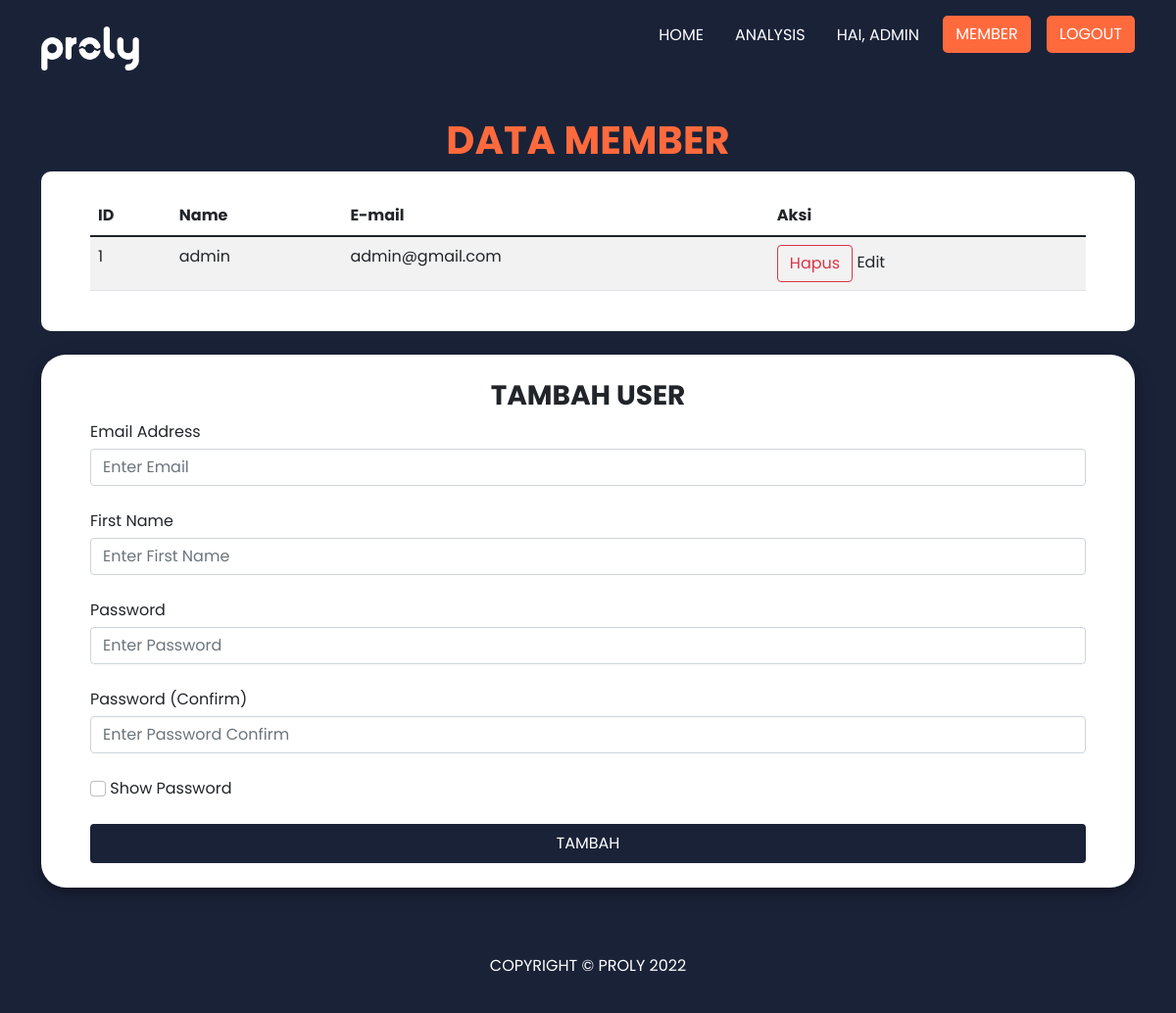
Page /admin (signed in) on the earlier database version.
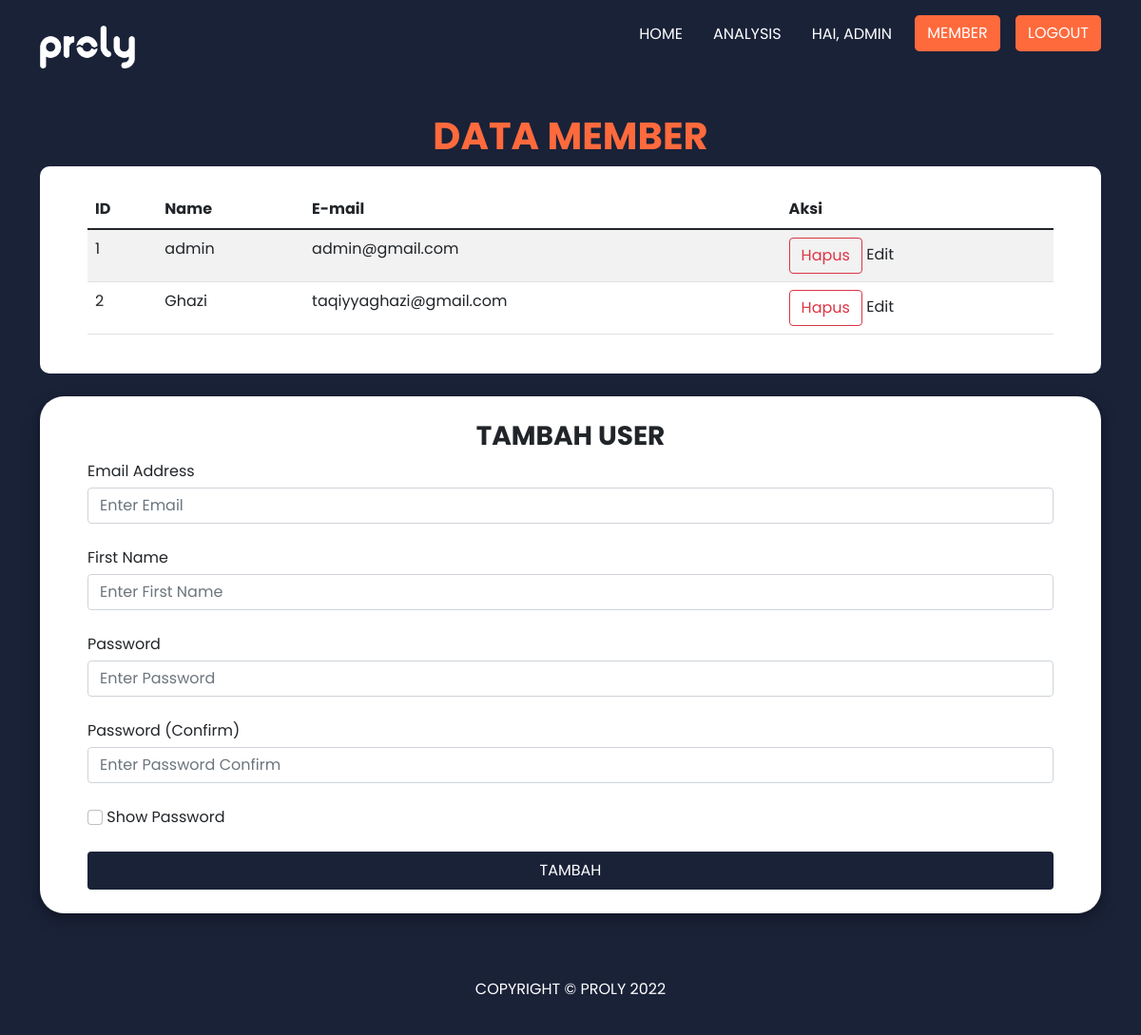
Same page on the later database version.
### website/models.py (models this page shows)
class User(db.Model, UserMixin):
    id = db.Column(db.Integer, primary_key=True)
    email = db.Column(db.String(150), unique=True)
    password = db.Column(db.String(150))
    first_name = db.Column(db.String(150))

### website/views.py (the view)
@views.route('admin', methods=['GET', 'POST'])
@login_required
def admin():
    user_database = User.query.all()
    if current_user.email == 'admin@gmail.com':
        if request.method == 'POST':
            email = request.form.get('email')
            first_name = request.form.get('firstName')
            password1 = request.form.get('password1')
            password2 = request.form.get('password2')
            user = User.query.filter_by(email=email).first()
            if user:
                flash('Email telah terdaftar', category='error')
            elif len(email) < 4:
                flash('Email must be greater than 3 characters.', category='error')
            elif len(first_name) < 2:
                flash('First name must be greater than 1 character.', category='error')
            elif password1 != password2:
                flash('Passwords don\'t match.', category='error')
            elif len(password1) < 7:
                flash('Password must be at least 7 characters.', category='error')
            else:
                new_user = User(email=email, first_name=first_name, password=generate_password_hash(password1, method='sha256'))
                db.session.add(new_user)
                db.session.commit()
                user = User.query.filter_by(email=email).first()
                flash('Akun telah dibuat.', category='succes') #add user to database
                return redirect(url_for('views.admin'))
    else:
        return redirect(url_for('views.home'))
    return render_template('admin.html', user=current_user, user_database=user_database)

### website/__init__.py (called while the page is built)
def create_app():
    app = Flask(__name__)
    app.config['SECRET_KEY'] = 'qwertyuiop' #Inisiasi secret key -> Secret key bebas
    app.config['SQLALCHEMY_DATABASE_URI'] = f'sqlite:///{DB_NAME}'
    db.init_app(app)
    from .views import views
    from .auth import auth
    app.register_blueprint(views, url_prefix='/')
    app.register_blueprint(auth, url_prefix='/')
    from .models import User
    create_database(app)
    login_manager = LoginManager()
    login_manager.login_view = 'auth.login'
    login_manager.init_app(app)
    @login_manager.user_loader
    def load_user(id):
        return User.query.get(int(id))
    return app

### website/templates/admin.html (shortened to what this page needs)
{% extends 'base.html' %} {% block title %}Data Member{% endblock %} {% block
content %}
<br />
<div class="container">
  <h1 class="fw-bolder text-center text-tertiary">DATA MEMBER</h1>
  <div class="box-analysis table-responsive-sm">
    <table class="table table-striped">
      <thead>
        <tr>
          <th scope="col">ID</th>
          <th scope="col">Name</th>
          <th scope="col">E-mail</th>
          <th scope="col">Aksi</th>
        </tr>
      </thead>
      <tbody>
        {% for user in user_database %}
        <tr>
          <td>{{ user.id }}</td>
          <td>{{ user.first_name }}</td>
          <td>{{ user.email }}</td>
          <td>
            <button
              type="button"
              class="btn btn-outline-danger"
              onClick="deleteMember({{ user.id }})"
            >
              Hapus
            </button>
              Edit
          </td>
        </tr>
        {% endfor %}
      </tbody>
    </table>
  </div>
  <br />
  <div class="box-form">
    <form method="POST" class="form-prevent">
      <h3 align="center" class="fw-bolder">TAMBAH USER</h3>
      <div class="form-group">
        <label for="email">Email Address</label>
        <input
          type="email"
          class="form-control"
          id="email"
          name="email"
          placeholder="Enter Email"
        />
      </div>
      <br />
      <div class="form-group">
        <label for="firstName">First Name</label>
        <input
          type="text"
          class="form-control"
          id="firstName"
          name="firstName"
          placeholder="Enter First Name"
        />
      </div>
      <br />
      <div class="form-group">
        <label for="password1">Password</label>
        <input
          type="password"
          class="form-control"
          id="password1"
          name="password1"
          placeholder="Enter Password"
        />
      </div>
      <br />
      <div class="form-group">
        <label for="password2">Password (Confirm)</label>
        <input
          type="password"
          class="form-control"
          id="password2"
          name="password2"
          placeholder="Enter Password Confirm"
        />
        <br />
        <input
          class="form-check-input"
          type="checkbox"
          onclick="showPassword('password1', 'password2')"
        />&nbsp;Show Password
      </div>
      <br />
      <button type="submit" class="btn btn-submit button-prevent">
        <div class="hide-text">TAMBAH</div>
      </button>
    </form>
  </div>
</div>
{% endblock %}

### website/templates/base.html (shortened to what this page needs)
<!DOCTYPE html>
<html>
  <head>
    <link
      href="https://cdn.jsdelivr.net/npm/bootstrap@5.1.3/dist/css/bootstrap.min.css"
      rel="stylesheet"
    />
    <link
      rel="stylesheet"
      href="https://stackpath.bootstrapcdn.com/font-awesome/4.7.0/css/font-awesome.min.css"
    />
    <link
      rel="stylesheet"
      href="{{ url_for('static', filename='style/base.css') }}"
    />
    <link
      rel="stylesheet"
      href="{{ url_for('static', filename='style/content.css') }}"
    />
  </head>
  <body>
    <nav class="navbar sticky-top navbar-expand-lg p-md-3">
      <div class="container">
        <a href="/" class="navbar-brand fs-2"><img src="{{ url_for('static', filename='img/logo-proly.png') }}" alt=""></a>
        <div class="collapse navbar-collapse" id="navbarNav">
          <div class="navbar-nav">
            <a class="nav-item nav-link" id="home" href="/">HOME</a>
            {% if user.is_authenticated %}
            <a class="nav-item nav-link ms-lg-3" id="analysis" href="/analysis-member">ANALYSIS</a>
            <a class="nav-item nav-link ms-lg-3 text-uppercase" href="/">HAI, {{ user.first_name }}</a>
            {% if user.email == 'admin@gmail.com' %}
            <a class="nav-item nav-link auth-btn ms-lg-3 text-center" id="admin" href="/admin">MEMBER</a>
            <a class="nav-item nav-link auth-btn ms-lg-3 text-center" id="logout" href="/logout">LOGOUT</a>
            {% else %}
            <a class="nav-item nav-link auth-btn ms-lg-3 text-center" id="logout" href="/logout">LOGOUT</a>
            {% endif %}
            {% elif user == 'signUp' or user == 'login' %}
            <a class="nav-item nav-link ms-lg-3" id="analysis" href="/analysis">ANALYSIS</a>
            {% else %}
            <a class="nav-item nav-link ms-lg-3" id="analysis" href="/analysis">ANALYSIS</a>
            <a class="nav-item nav-link auth-btn ms-lg-3 text-center" id="login" href="/login">LOGIN</a>
            <a class="nav-item nav-link auth-btn ms-lg-3 text-center" id="signUp" href="/sign-up">SIGN UP</a>
            {% endif %}
          </div>
        </div>
      </div>
    </nav>
    <div class="container-fluid content pb-5">
      {% block content %} {% endblock %}</div>
    <footer class="container-fluid">
      <p class="text-center">COPYRIGHT &copy; PROLY 2022</p>
    </footer>
  </body>
</html>

### website/static/style/base.css (style rules this page uses)
* { box-sizing: border-box; font-family: "Poppins", sans-serif; }
:root { --primary-color: #1a2238; --secondary-color: #9daaf2; --tertiary-color: #ff6a3d; --quadrant-color: #f4db7d; --neutral-color: #ffffff; }
.content { min-height: 650px; }
.navbar { background-color: var(--primary-color); color: var(--neutral-color); }
.navbar a { text-decoration: none; color: var(--neutral-color); }
.auth-btn { background-color: var(--tertiary-color); border-radius: 5px; padding: 5px 0px; border: 2px solid var(--tertiary-color); }
.navbar-brand img { width: 100px; }
footer { color: var(--neutral-color); background-color: var(--primary-color); padding: 20px 0px; }
@media only screen and (min-device-width: 320px) and (max-device-width: 990px) { .auth-btn { margin-bottom: 25px; width: 100px; text-align: center; } }

### website/static/style/content.css (style rules this page uses)
* { box-sizing: border-box; font-family: "Poppins", sans-serif; }
:root { --primary-color: #1a2238; --secondary-color: #9daaf2; --tertiary-color: #ff6a3d; --quadrant-color: #f4db7d; --neutral-color: #ffffff; }
.content { background-color: var(--primary-color); min-height: 800px; }
.text-tertiary { color: var(--tertiary-color); }
.box-form { background-color: var(--neutral-color); padding: 25px 50px; border-radius: 25px; box-shadow: 0 4px 8px 0 rgba(0, 0, 0, 0.2), 0 6px 20px 0 rgba(0, 0, 0, 0.19); }
.btn-submit { width: 100%; background-color: var(--primary-color); border: 2px solid var(--primary-color); color: var(--neutral-color); }
form label { padding-bottom: 5px; }
.box-home, .box-analysis { background-color: var(--neutral-color); padding: 25px 50px; border-radius: 10px; }
.auth-btn { background-color: var(--tertiary-color); border-radius: 5px; padding: 5px 0px; border: 2px solid var(--tertiary-color); width: 90px; }

Differences in the rows shown:
added User: id "2", first_name "Ghazi", email "taqiyyaghazi@gmail.com"
